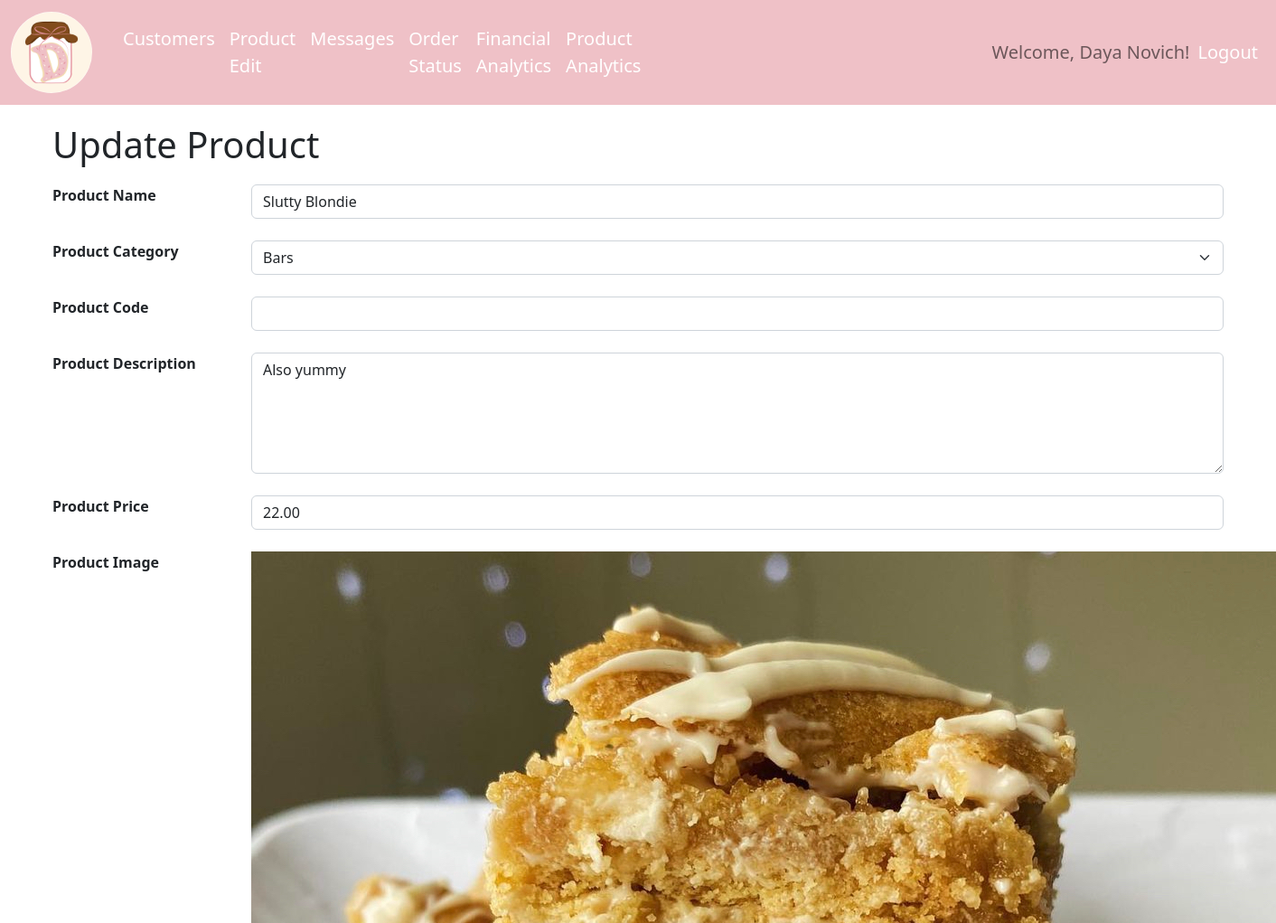
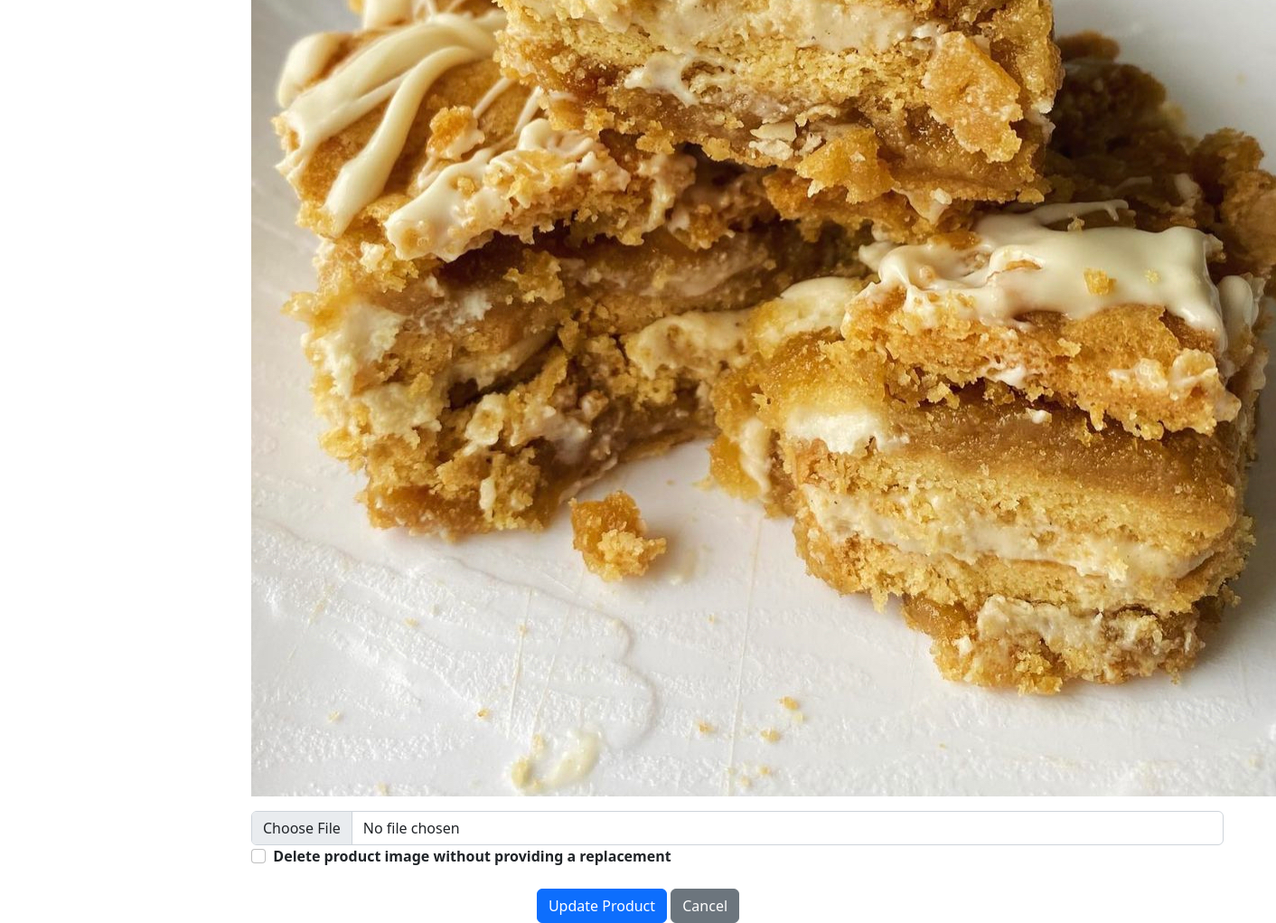
Page /product/update/2 (signed in) on the committed database (2 pictures, top to bottom).
### models.py (models this page shows, shortened)
class User(UserMixin, db.Model):
    __tablename__ = 'user'
    user_id = db.Column(db.Integer, primary_key=True, autoincrement=True)
    username = db.Column(db.String(100), unique=True)
    first_name = db.Column(db.String(30))
    last_name = db.Column(db.String(50))
    email = db.Column(db.String(100), unique=True)
    password = db.Column(db.String(100))
    role = db.Column(db.String(20))

class Product(db.Model):
    __tablename__ = 'product'
    product_id = db.Column(db.Integer, primary_key=True, autoincrement=True)
    category_id = db.Column(db.Integer, db.ForeignKey('product_category.category_id'))
    product_name = db.Column(db.String(100), nullable=False)
    product_description = db.Column(db.Text)
    product_image = db.Column(db.String(100))
    product_price = db.Column(db.Float, nullable=False)

### app.py (the view, shortened to what this page needs)
@app.route('/product/update/<int:product_id>', methods=['GET', 'POST'])
@login_required
@role_required(['MANAGER'])
def product_update(product_id):
    if request.method == 'GET':
        product = Product.query.filter_by(product_id=product_id).first()
        product_categories = ProductCategory.query.order_by(ProductCategory.category_name) \
        .order_by(ProductCategory.category_name) \
        .all()
        if product:
            return render_template('product-add.html', product=product, product_categories=product_categories, action='update')
        else:
            flash(f'Product attempting to be edited could not be found!', 'error')
    flash(f'Invalid request. Please contact support if this problem persists.', 'error')
    return redirect(url_for('product_edit'))

### app.py (called while the page is built)
@login_manager.user_loader
def load_user(user_id):
    return User.query.get(int(user_id))

### authorize.py (called while the page is built)
def role_required(roles):
    def decorator(func):
        @wraps(func)
        def wrapper(*args, **kwargs):
            if current_user and current_user.role in roles:
                pass
            else:
                flash('You do not have permission to access this function.', 'error')
                return render_template('access_denied.html')
            if callable(getattr(current_app, "ensure_sync", None)):
                return current_app.ensure_sync(func)(*args, **kwargs)
            return func(*args, *kwargs)
        return wrapper
    return decorator

### template/product-add.html (shortened to what this page needs)
{% extends "base.html" %}
{% block page_head %}
    {% if action and action == 'create' %}
        Add New Product
    {% elif action and action == 'update'  %}
        Update Product
    {% endif %}
{% endblock %}
{% block page_content %}
{% if action and action in ['create', 'update'] %}
<form class="row g-4"
      action="{{ url_for('product_update', product_id=product['product_id']) if product else url_for('product_add') }}"
      enctype="multipart/form-data" method="post">
{% else %}
    <div class="row g-4">
{% endif %}
  <div class="col-md-2">
    {% if action and action in ['create', 'update'] %}<label for="product_name" class="form-label">{% endif %}
        <strong>Product Name</strong>
    {% if action and action in ['create', 'update'] %}</label>{% endif %}
  </div>
  <div class="col-md-10">
    {% if action and action in ['create', 'update'] %}
    <input type="text" class="form-control" id="product_name" name="product_name" value="{{ product['product_name'] if product else '' }}" required>
    {% else %}
        {{ product['product_name'] }}
    {% endif %}
  </div>
  <div class="col-md-2">
    {% if action and action in ['create', 'update'] %}<label for="product_category_id" class="form-label">{% endif %}
        <strong>Product Category</strong>
    {% if action and action in ['create', 'update'] %}</label>{% endif %}
  </div>
  <div class="col-md-10">
    {% if action and action in ['create', 'update'] %}
    <select name="product_category_id" id="product_category_id" class="form-select form-select-md" aria-label=".form-select-md example">
        {% for each_category in product_categories %}
        <option value="{{ each_category['category_id'] }}"
                {{ 'selected' if product and each_category['category_id'] == product['category_id'] else ''}}>{{ each_category['category_name'] }}</option>
        {% endfor %}
    </select>
    {% else %}
        {{ product['product_name'] }}
    {% endif %}
  </div>
  <div class="col-md-2">
    {% if action and action in ['create', 'update'] %}<label for="product_code" class="form-label">{% endif %}
        <strong>Product Code</strong>
    {% if action and action in ['create', 'update'] %}</label>{% endif %}
  </div>
    <div class="col-md-10">
    {% if action and action in ['create', 'update'] %}
    <input type="text" class="form-control" id="product_code" name="product_code" value="{{ product['product_code'] if product else '' }}" required>
    {% else %}
        {{ product['product_code'] }}
    {% endif %}
  </div>
  <div class="col-md-2">
    {% if action and action in ['create', 'update'] %}<label for="product_description" class="form-label">{% endif %}
        <strong>Product Description</strong>
    {% if action and action in ['create', 'update'] %}</label>{% endif %}
  </div>
    <div class="col-md-10">
    {% if action and action in ['create', 'update'] %}
    <textarea class="form-control" rows="5" id="product-description" name="product_description">{{ product['product_description'] if product else '' }}</textarea>
    {% else %}
        {{ product['product_description'] }}
    {% endif %}
  </div>
  <div class="col-md-2">
    {% if action and action in ['create', 'update'] %}<label for="product_code" class="form-label">{% endif %}
        <strong>Product Price</strong>
    {% if action and action in ['create', 'update'] %}</label>{% endif %}
  </div>
    <div class="col-md-10">
    {% if action and action in ['create', 'update'] %}
    <input type="number" min="0.01" step="0.01" class="form-control" id="product_price" name="product_price" value="{{ "%.2f"|format(product['product_price']) if product else '' }}" required>
    {% else %}
        {{ "$%.2f"|format(product['product_price']) }}
    {% endif %}
  </div>
  <div class="col-md-2">
    {% if action and action in ['create', 'update'] %}<label for="product_image" class="form-label">{% endif %}
        <strong>Product Image</strong>
    {% if action and action in ['create', 'update'] %}</label>{% endif %}
  </div>
  <div class="col-md-10">
    {% if (not action) or action not in ['create', 'update']  %}
        <img class="mb-3" src="{{ url_for('static', filename='/images/' + product['product_image']) }}" alt="Picture of {{ product['product_name'] }}">
    {% else %}
        {% if action in ['update'] and product['product_image'] != '' %}
            <img class="mb-3" src="{{ url_for('static', filename='/images/products/' + product['product_image']) }}" alt="Picture of {{ product['product_name'] }}">
        {% endif %}
        {% if action in ['create','update'] %}
            <input type="file" class="form-control" id="product_image" name="product_image" accept=".gif, .jpg, .jpeg, .png" />
        {% endif %}
        {% if action in ['update'] and product['product_image'] != '' %}
            <input class="form-check-input" type="checkbox" value="" id="delete_product_image" name="delete_product_image">
            <label class="form-check-label" for="delete_product_image"></label> <strong>Delete product image without providing a replacement</strong>
        {% endif %}
  {% endif %}
  </div>
  <div class="col-12 text-center">
    {% if action and action in ['create', 'update'] %}
    <button class="btn btn-primary" type="submit">{{ 'Add' if action=='create' else 'Update' }} Product</button>
    {% endif %}
    <a href="{{ url_for('product_edit') }}" class="btn btn-secondary" role="button">
        {% if action and action in ['create', 'update'] %}
        Cancel
        {% else %}
        Return
        {% endif %}
    </a>
  </div>
{% if action and action in ['create', 'update'] %}
</form>
{% else %}
    </div>
{% endif %}
{% endblock %}

### template/base.html (shortened to what this page needs)
<!DOCTYPE html>
<html lang="en">
  <head>
      <link href="https://cdn.jsdelivr.net/npm/bootstrap@5.2.3/dist/css/bootstrap.min.css" rel="stylesheet">
      <link rel="stylesheet" href="/static/css/nav.css">
  </head>
  <body>
        <nav class="navbar navbar-expand-lg">
            <div class="container-fluid">
                <div class="navbar-collapse collapse w-100 order-1 order-md-0 dual-collapse2">
                    <a class="navbar-brand" href="/">
                        <img src="/static/assets/dessertbydaya.jpg" width="90" height="90" alt="logo">
                    </a>
                    <ul class="navbar-nav me-auto">
                        {% if current_user.role in ['EMPLOYEE', 'MANAGER'] %}
                        <li class="nav-item">
                          <a id="customer_view_all" class="nav-link {% if request.endpoint=='customer_view_all' %}active{%endif %}" href="{{ url_for('customer_view_all') }}">Customers</a>
                        </li>
                         <li class="nav-item">
                           <a class="nav-link" href="{{ url_for('product_edit') }}">Product Edit</a>
                         </li>
                        <li class="nav-item">
                            <a class="nav-link" href="{{ url_for('message_view_all') }}">Messages</a>
                        </li>
                        <li class="nav-item">
                            <a class="nav-link" href="{{ url_for('order_status') }}">Order Status</a>
                        </li>
                        <li class="nav-item">
                            <a class="nav-link" href="{{ url_for('financial_analytics') }}">Financial Analytics</a>
                        </li>
                        <li class="nav-item">
                            <a class="nav-link" href="{{ url_for('product_analytics') }}">Product Analytics</a>
                        </li>
                        {% endif %}
                    </ul>
                </div>
                {% if current_user.is_authenticated %}
                <div class="navbar-collapse collapse w-100 order-3 dual-collapse2">
                    <ul class="navbar-nav ms-auto">
                        <li class="nav-item navbar-text">
                            Welcome, {{ current_user.first_name }} {{ current_user.last_name }}!
                        </li>
                        <li class="nav-item">
                            <a class="nav-link" href="{{ url_for('logout') }}">Logout</a>
                        </li>
                    </ul>
                </div>
                {% endif %}
            </div>
        </nav>
    <div class="container">
        <h1>{% block page_head %}{% endblock %}</h1>
        {% block page_content %}{% endblock %}
    </div>
  </body>
</html>

### static/css/nav.css (style rules this page uses)
.navbar { background-color: #EFC1C7; }
.navbar-brand img { margin-right: 10px; border-radius: 50%; }
.navbar-nav .nav-link { color: white; font-size: 20px; }
.navbar-text { margin-right: 1px; font-size: 20px; }
.container { margin-top: 20px; }
h1 { margin-bottom: 20px; }

### rows in the picture
User: first_name "Daya", last_name "Novich"
Product: product_name "Slutty Blondie", product_description "Also yummy", product_price "22.00", product_image (picture)

### other values in the picture
{{ 'Add' if action=='create' else 'Update' }} "Update"
form field product_category_id "Bars"
